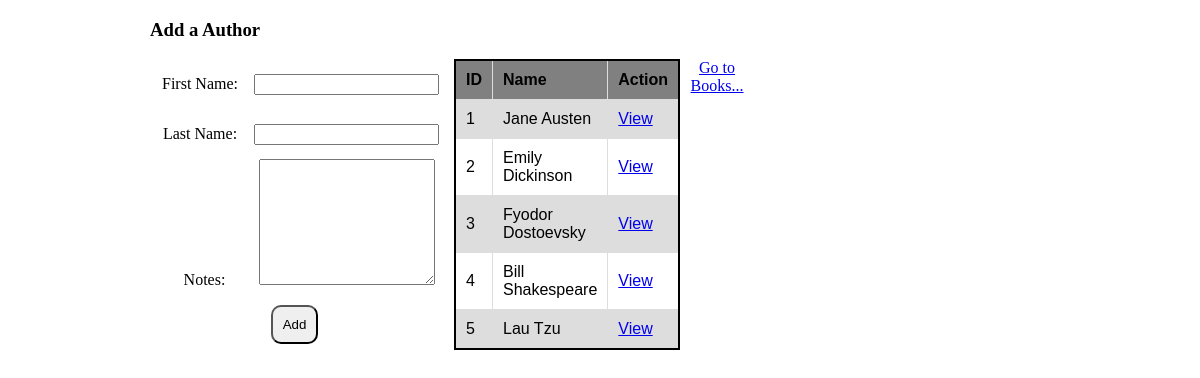
The app's page /authors, older data.
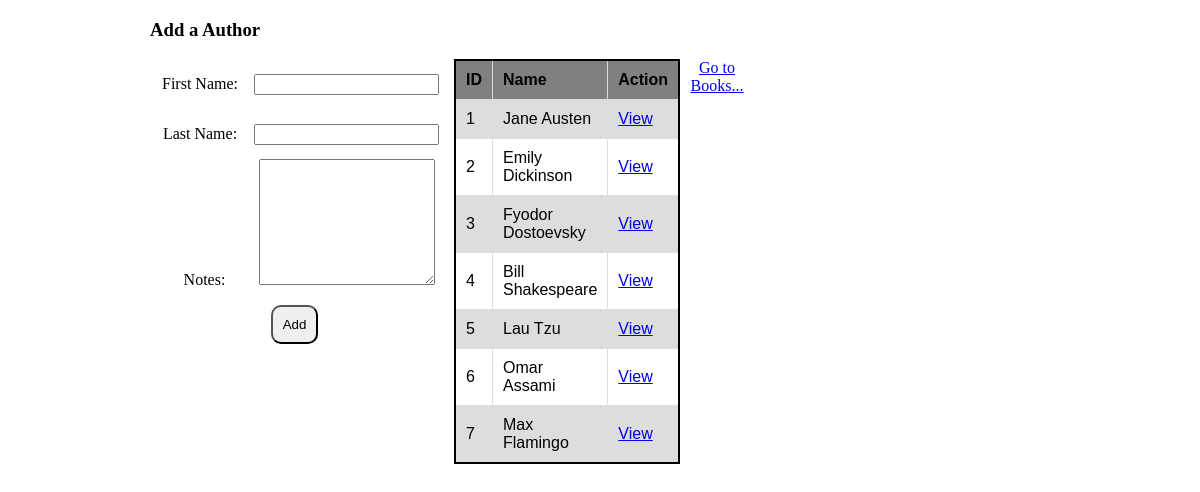
The same page, newer data.
### books_authors_app/models.py (models this page shows)
class Author(models.Model):
    first_name = models.CharField(max_length=45)
    last_name = models.CharField(max_length=45)
    notes = models.TextField()
    books = models.ManyToManyField(Book, related_name="authors")
    created_at = models.DateTimeField(auto_now_add=True)
    updated_at = models.DateTimeField(auto_now=True)

### books_authors_app/views.py (the view)
# urls.py: path('authors', views.authors),
def authors(request):
    context={
        'all_authors': Author.objects.all(),
    }
    return render(request, 'index.html', context)

### books_authors_app/templates/index.html (shortened to what this page needs)
<!DOCTYPE html>
<html lang="en">
<head>
    {% load static %}
    <link rel="stylesheet" href="{% static 'style.css' %}">
</head>
<body>
    <div id="wrapper">
        {% if all_books %}
            <h3>Add a Book</h3>
            <div class="add">
                <form action="/add_book" method="POST">
                    {% csrf_token %}
                    <p>Title: </p>
                    <input type="text" name="title"><br>
                    <p>Description: </p>
                    <textarea name="desc" id="desc"></textarea><br>
                    <input class="submit_it" type="submit" value="Add">
                </form>
            </div>
            <div class="all">
                <table>
                    <tr>
                        <th>ID</th>
                        <th>Title</th>
                        <th>Action</th>
                    </tr>
                    {% for book in all_books %}
                    <tr>
                        <td>{{book.id}}</td>
                        <td>{{book.title}}</td>
                        <td><a href="/book/{{book.id}}">View</a></td>
                    </tr>
                    {% endfor %}
                </table>
                <a id="link_it" href="authors">Go to Authors...</a>
            </div>
        {% else %}
            <h3>Add a Author</h3>
            <div class="add">
                <form action="/add_author" method="POST">
                    <p>First Name: </p>
                    <input type="text" name="f_name"><br>
                    <p>Last Name: </p>
                    <input type="text" name="l_name"><br>
                    <p>Notes: </p>
                    <textarea name="notes" id="desc"></textarea><br>
                    <input class="submit_it" type="submit" value="Add">
                </form>
            </div>
            <div class="all">
                <table>
                    <tr>
                        <th>ID</th>
                        <th>Name</th>
                        <th>Action</th>
                    </tr>
                    {% for author in all_authors %}
                    <tr>
                        <td>{{author.id}}</td>
                        <td>{{author.first_name}} {{author.last_name}}</td>
                        <td><a href="/author/{{author.id}}">View</a></td>
                    </tr>
                    {% endfor %}
                </table>
                <a id="link_it" href="/">Go to Books...</a>
            </div>
        {% endif %}
    </div>
</body>
</html>

Row changes from the older to the newer data that the page shows:
added Author: id "6", first_name "Omar", last_name "Assami"
added Author: id "7", first_name "Max", last_name "Flamingo"
